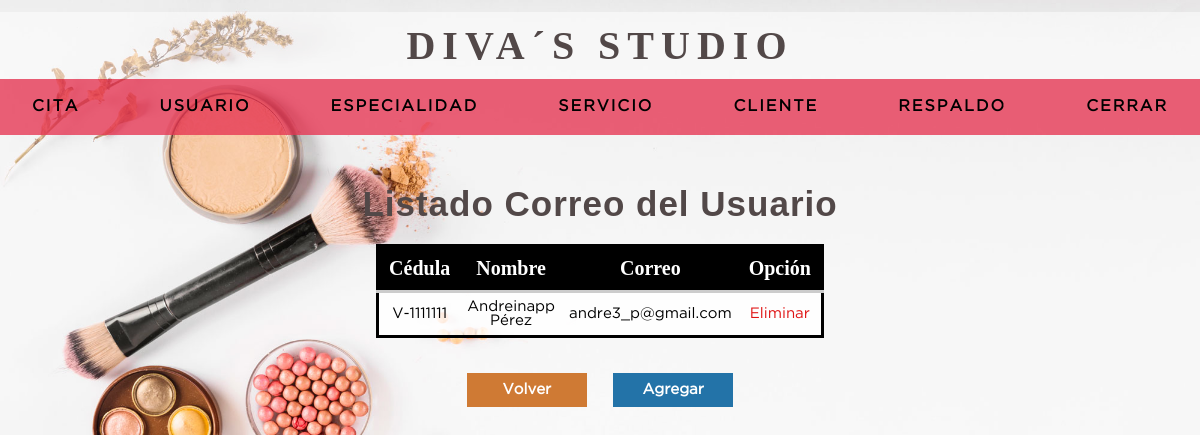
Page /listado-correo_usuario.php?ci=V-1111111 (signed in) on the earlier database version.
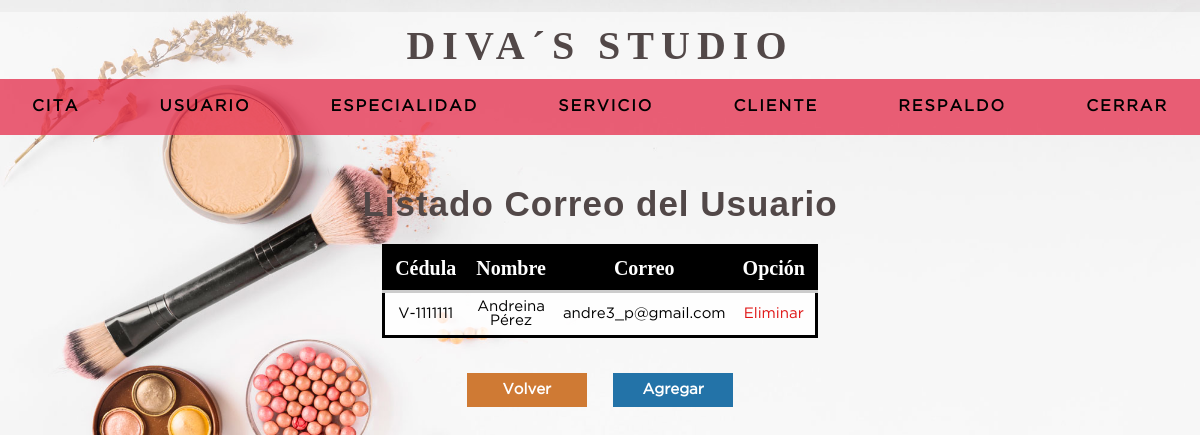
Same page on the later database version.
### tables this page shows
CREATE TABLE `correo_usuario` (
  `ci_usuario` varchar(20) NOT NULL,
  `correo_usuario` varchar(50) NOT NULL,
  `iddominio` int(11) NOT NULL,
  PRIMARY KEY (`ci_usuario`,`correo_usuario`,`iddominio`) USING BTREE,
  KEY `iddominio` (`iddominio`),
  CONSTRAINT `correo_usuario_ibfk_1` FOREIGN KEY (`ci_usuario`) REFERENCES `usuario` (`ci_usuario`) ON DELETE CASCADE ON UPDATE CASCADE,
  CONSTRAINT `correo_usuario_ibfk_2` FOREIGN KEY (`iddominio`) REFERENCES `dominio` (`iddominio`) ON DELETE CASCADE ON UPDATE CASCADE
);

CREATE TABLE `usuario` (
  `ci_usuario` varchar(20) NOT NULL,
  `nombreu` varchar(50) NOT NULL,
  `apellidou` varchar(50) NOT NULL,
  `usuario` varchar(30) NOT NULL,
  `clave` varchar(50) NOT NULL,
  `codgenero` int(11) NOT NULL,
  `idrol` int(11) NOT NULL,
  `direccion` varchar(200) NOT NULL,
  `fechaingreso` timestamp NOT NULL DEFAULT current_timestamp(),
  `estatus` int(1) NOT NULL DEFAULT 1,
  PRIMARY KEY (`ci_usuario`) USING BTREE,
  KEY `idrol` (`idrol`),
  KEY `codgenero` (`codgenero`),
  CONSTRAINT `usuario-genero` FOREIGN KEY (`codgenero`) REFERENCES `genero` (`codgenero`) ON DELETE CASCADE ON UPDATE CASCADE,
  CONSTRAINT `usuario-rol` FOREIGN KEY (`idrol`) REFERENCES `rol` (`idrol`) ON DELETE CASCADE ON UPDATE CASCADE
);

CREATE TABLE `dominio` (
  `iddominio` int(11) NOT NULL AUTO_INCREMENT,
  `descripcion_dominio` varchar(20) NOT NULL,
  PRIMARY KEY (`iddominio`)
);

### listado-correo_usuario.php (the view, shortened to what this page needs)
<?php
	if( empty($_REQUEST['ci']) ){
		header('location:listado_usuario.php');
	}else{
		$ci_usuario = $_REQUEST['ci'];
?>
<HTML>
	<HEAD>
		<?php include "includes/scripts.php";?>
	</HEAD>
	<BODY>
	<?php include "includes/headeruser.php";?>
		<section class="container" >
			<h2 class="htabla">Listado Correo del Usuario</h2>
			<table class="service">
			<thead>
				<tr>
					<th>Cédula</th>
					<th>Nombre</th>
					<th>Correo</th>
					<th>Opción</th>
				</tr>
			</thead>
			<?php
			require 'includes/conexion.php';
				$sql =mysqli_query($conexion, "SELECT co.ci_usuario, u.nombreu, u.apellidou, co.correo_usuario, dom.descripcion_dominio, co.iddominio
												FROM correo_usuario co
												INNER JOIN dominio dom ON co.iddominio = dom.iddominio
												INNER JOIN usuario u     ON co.ci_usuario = u.ci_usuario
												WHERE co.ci_usuario = '$ci_usuario'");
			$result_telefono=mysqli_num_rows($sql);
			if($result_telefono>0){
				while ($mostrar = mysqli_fetch_array($sql)){
				$ci_usuario=$mostrar['ci_usuario'];
				$nombreu=$mostrar['nombreu'];
				$apellidou=$mostrar['apellidou'];
				$correo_usuario=$mostrar['correo_usuario'];
				$descripcion_dominio=$mostrar['descripcion_dominio'];
				$iddominio=$mostrar['iddominio'];
			?>
				<form method="POST" action="">
					<tr>
						<td><?php echo $ci_usuario?></td>
						<td><?php echo $nombreu . ' ' . $apellidou?></td>
						<td><?php echo $correo_usuario; echo $descripcion_dominio?></td>
						<td><a class="delete" href="eliminar-correo_usuario.php?ci=<?php echo $ci_usuario?>&correo=<?php echo $correo_usuario?>&dominio=<?php echo $iddominio?>">Eliminar</a></td>
					</tr>
				</form>
			<?php
				}
			}
	}
			?>
			</table>
			<a href="listado_usuario.php" class="btn_cancel volver"> Volver</a>
			<a class="btn_cancel" href="agregar-correo_usuario.php?ci=<?php echo $ci_usuario?>">Agregar</a>
		</section>
	</BODY>
</HTML>

Differences in the rows shown:
changed through a linked row, correo_usuario "andre3_p": ci_usuario.nombreu "Andreinapp" → "Andreina"
